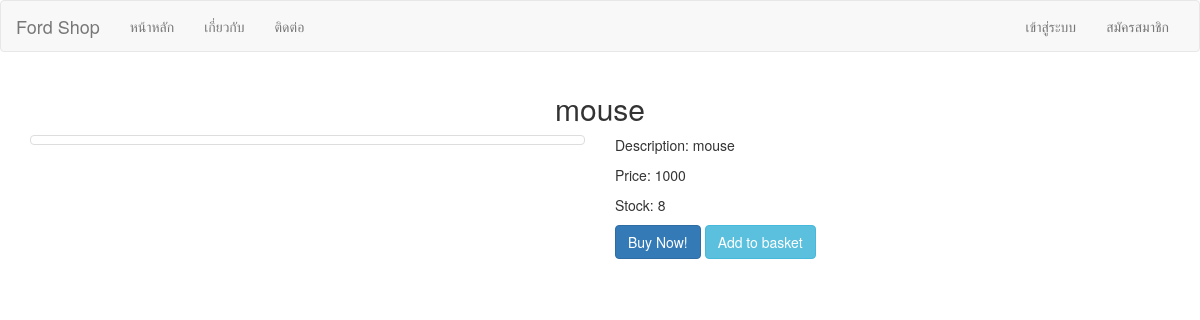
Screenshot of /productdetail.php?pid=4 with the database file from the repository.
### tables this page shows
CREATE TABLE `product` (
  `id` int(11) NOT NULL,
  `name` varchar(100) NOT NULL,
  `description` varchar(500) NOT NULL,
  `price` double NOT NULL,
  `unitInstock` int(11) NOT NULL,
  `picture` varchar(100) NOT NULL
);

### productdetail.php (the view, shortened to what this page needs)
<?php
    if(isset($_GET['pid'])){
        $pid = $_GET['pid'];
    }
    else{
        header("Location:index.php");
    }
    include("connect.php");
    $sql = "SELECT * FROM product WHERE id = $pid";
    $result = $conn->query($sql);
    if(!$result){
        echo "Error: ".$conn->error;
    }
    else{
        if($result->num_rows>0){
            $prd= $result->fetch_object();
        }
        else{
            $prd = NULL;
        }
    }
?>
<!DOCTYPE html>
<html lang="en">
<head>
    <link rel="stylesheet" href="css/bootstrap.min.css">
</head>
<body>
    <nav class="navbar navbar-default">
        <div class="container-fluid">
            <div class="navbar-header">
                <a class="navbar-brand" href="">Ford Shop</a>
            </div>
            <div class="collapse navbar-collapse" id="bs-example-navbar-collapse-1">
                <ul class="nav navbar-nav">
                    <li><a href="#">หน้าหลัก</a></li>
                    <li><a href="#">เกี่ยวกับ</a></li>
                    <li><a href="#">ติดต่อ</a></li>
                </ul>
                <ul class="nav navbar-nav navbar-right">
                <?php
                    if(isset($_SESSION['id'])){
                ?>
                    <li class="dropdown">
                        <a href="#" class="dropdown-toggle" data-toggle="dropdown"role="button"aria-haspopup="true"aria-expanded="false">
                        <i class="glyphicon glyphicon-user"></i>
                            ยินดีต้อนรับ <?php echo $_SESSION ['name']?> <span class="caret"></span>
                        </a>
                        <ul class="dropdown-menu">
                            <li><a href="#">โปรไฟล์</a></li>
                            <li><a href="#">รายการสั่งซื้อ</a></li>
                            <li role="separator" class="divider"></li>
                            <li><a href="logout.php">ออกจากระบบ</a></li>
                        </ul>
                    </li>
                    <li>
                        <a href="#">
                            <i class="glyphicon glyphicon-shopping-cart"></i>(0)
                        </a>
                    </li>
                    <?php
                    }
                    else{
                    ?>
                    <li><a href="login.php">เข้าสู่ระบบ</a></li>
                    <li><a href="#">สมัครสมาชิก</a></li>
                    <?php
                    }
                    ?>
                </ul>
            </div>
        </div>
    </nav>
    <div class="container">
        <div class="row">
        <h2 class="text-center"><?php echo $prd->name;?></h2>
        <div class="col-md-6 col-sm-12">
            <div class="thumbnail">
            </div>
        </div>
        <div class="col-md-6 col-sm-12">
            <p>Description: <?php echo $prd->description;?></p>
            <p>Price: <?php echo $prd->price;?></p>
            <p>Stock: <?php echo $prd->unitInstock;?></p>
            <p>
                <a href="" class="btn btn-primary">Buy Now!</a>
                <a href="" class="btn btn-info">Add to basket</a>
            </p>
        </div>
        </div>
    </div>
</body>
</html>

### rows the page displays
product: name "mouse", description "mouse", price "1000", unitInstock "8"
